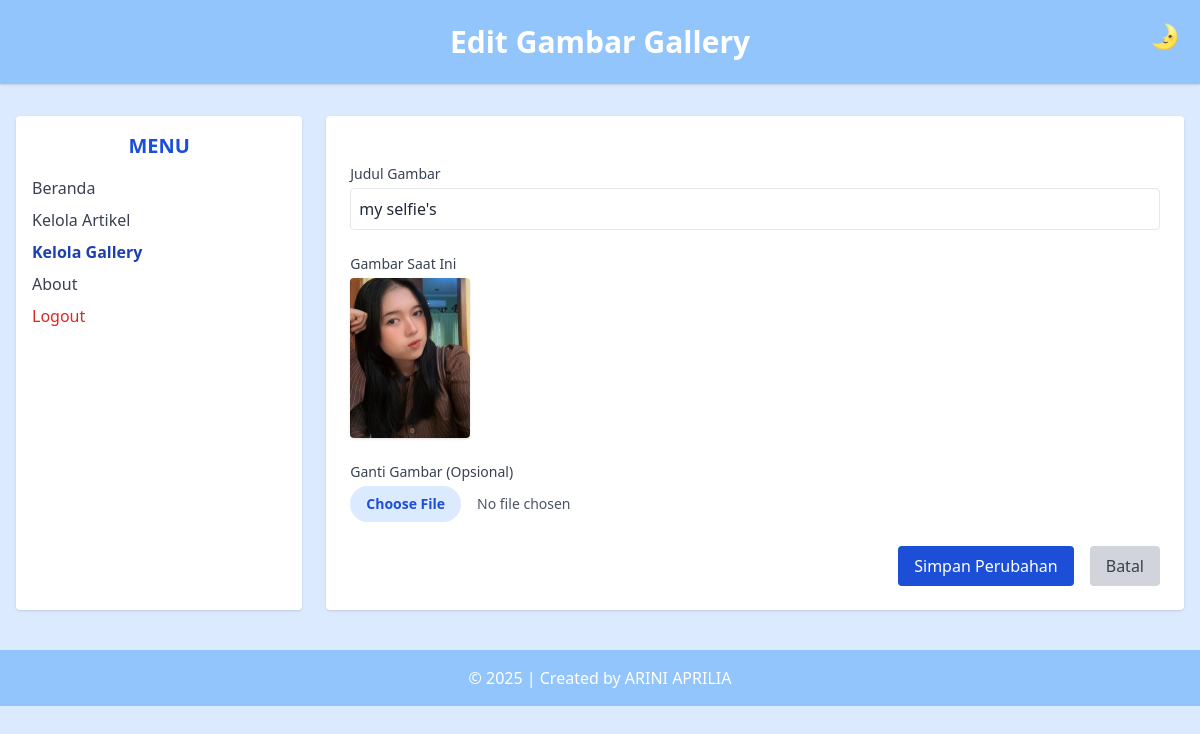
The app's page /admin/edit_gallery.php?id_gallery=11 (signed in) with its own data.
### tables this page shows
CREATE TABLE `tbl_gallery` (
  `id_gallery` int(5) NOT NULL,
  `judul` text NOT NULL,
  `foto` text NOT NULL
);

### admin/edit_gallery.php (the view, shortened to what this page needs)
<?php
include('../koneksi.php');
$id = $_GET['id_gallery'];
$sql = "SELECT * FROM tbl_gallery WHERE id_gallery = '$id'";
$query = mysqli_query($db, $sql);
$data = mysqli_fetch_array($query);
?>
<!DOCTYPE html>
<html lang="en" class="">
<head>
<script src="https://cdn.tailwindcss.com"></script>
</head>
<body class="bg-blue-100 dark:bg-gray-900 text-gray-800 dark:text-gray-100 min-h-screen transition-all duration-300">
<button id="toggleDark" class="fixed top-5 right-5 text-2xl z-50" title="Toggle Dark Mode">🌛</button>
<header class="bg-blue-300 dark:bg-gray-800 text-white text-center py-6 shadow">
  <h1 class="text-3xl font-bold">Edit Gambar Gallery</h1>
</header>
<div class="flex max-w-7xl mx-auto mt-8 px-4">
<aside class="w-1/4 bg-white dark:bg-gray-800 rounded shadow p-4">
  <h2 class="text-xl font-semibold text-blue-700 dark:text-blue-300 mb-4 text-center">MENU</h2>
  <ul class="space-y-2 text-gray-700 dark:text-gray-200">
    <li><a href="beranda_admin.php" class="block hover:text-blue-600 dark:hover:text-blue-400">Beranda</a></li>
    <li><a href="data_artikel.php" class="block hover:text-blue-600 dark:hover:text-blue-400">Kelola Artikel</a></li>
    <li><a href="data_gallery.php" class="block font-semibold text-blue-800 dark:text-blue-400">Kelola Gallery</a></li>
    <li><a href="about.php" class="block hover:text-blue-600 dark:hover:text-blue-400">About</a></li>
    <li>
      <a href="logout.php" onclick="return confirm('Apakah anda yakin ingin keluar?');" class="block text-red-600 hover:underline font-medium">Logout</a>
    </li>
  </ul>
</aside>
<main class="w-3/4 bg-white dark:bg-gray-800 rounded shadow p-6 ml-6">
  <form action="proses_edit_gallery.php" method="post" enctype="multipart/form-data" class="space-y-6">
    <div>
      <label for="judul" class="block text-sm font-medium text-gray-700 dark:text-gray-200 mb-1">Judul Gambar</label>
      <input type="text" id="judul" name="judul" required value="<?php echo htmlspecialchars($data['judul']); ?>"
        class="w-full p-2 border rounded focus:outline-none focus:ring focus:border-blue-500 dark:bg-gray-700 dark:border-gray-600 dark:text-white">
    </div>
    <div>
      <label class="block text-sm font-medium text-gray-700 dark:text-gray-200 mb-1">Gambar Saat Ini</label>
      <img src="../images/<?php echo $data['foto']; ?>" class="h-40 rounded shadow mb-3" alt="Foto Lama">
    </div>
    <div>
      <label for="foto" class="block text-sm font-medium text-gray-700 dark:text-gray-200 mb-1">Ganti Gambar (Opsional)</label>
      <input type="file" id="foto" name="foto" accept="image/*"
        class="block w-full text-sm text-gray-600 dark:text-gray-300 file:mr-4 file:py-2 file:px-4 file:rounded-full file:border-0 file:text-sm file:font-semibold file:bg-blue-100 file:text-blue-700 hover:file:bg-blue-200 dark:file:bg-gray-700 dark:file:text-white dark:hover:file:bg-gray-600">
    </div>
    <div class="flex justify-end space-x-4">
      <button type="submit"
        class="bg-blue-700 text-white px-4 py-2 rounded hover:bg-blue-800 transition">Simpan Perubahan</button>
      <a href="data_gallery.php"
        class="bg-gray-300 dark:bg-gray-600 text-gray-700 dark:text-white px-4 py-2 rounded hover:bg-gray-400 dark:hover:bg-gray-500 transition">Batal</a>
    </div>
  </form>
</main>
</div>
<footer class="bg-blue-300 dark:bg-gray-800 text-white text-center py-4 mt-10">
&copy; <?php echo date('Y'); ?> | Created by ARINI APRILIA
</footer>
</body>
</html>

### records on screen
tbl_gallery: judul "my selfie's", foto (picture)
